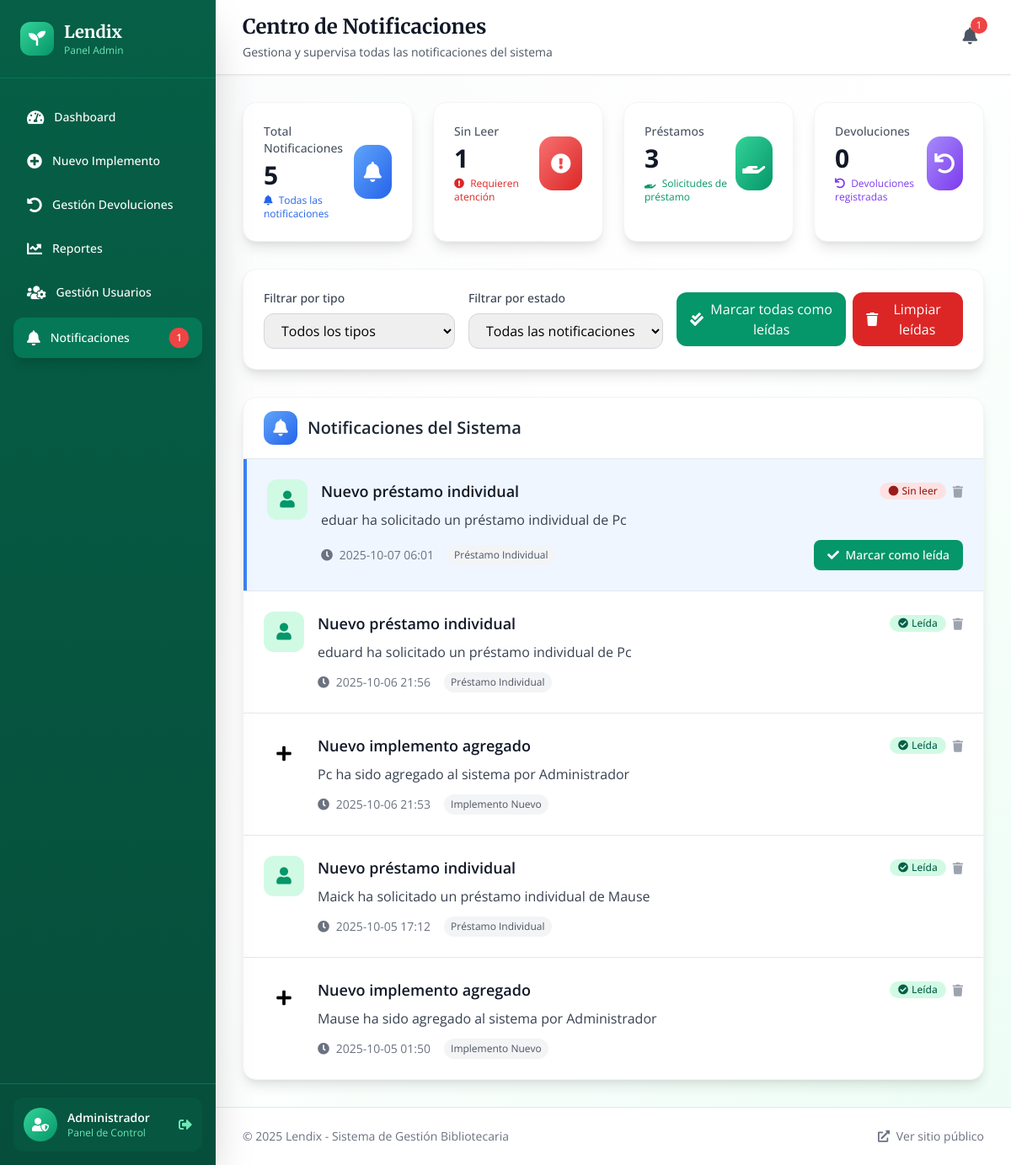
Page /admin/notificaciones (signed in) on the earlier database version.
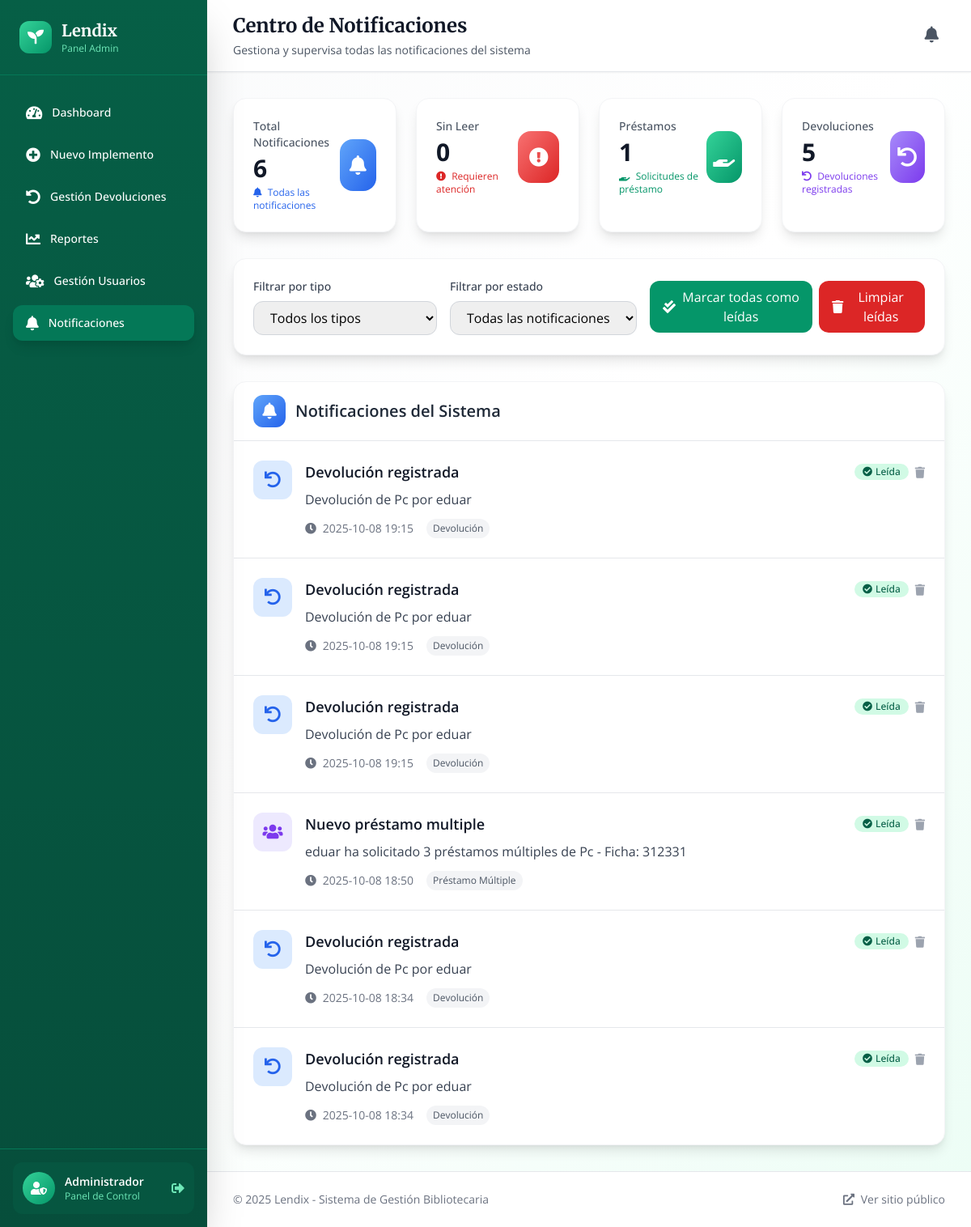
Same page on the later database version.
### tables this page shows
CREATE TABLE notificaciones (
                id INTEGER PRIMARY KEY AUTOINCREMENT,
                tipo TEXT NOT NULL CHECK(tipo IN ('prestamo_individual', 'prestamo_multiple', 'devolucion', 'implemento_nuevo')),
                titulo TEXT NOT NULL,
                mensaje TEXT NOT NULL,
                fk_usuario INTEGER,
                fk_prestamo INTEGER,
                leida BOOLEAN DEFAULT 0,
                fecha_creacion TIMESTAMP DEFAULT CURRENT_TIMESTAMP,
                FOREIGN KEY (fk_usuario) REFERENCES usuarios(id),
                FOREIGN KEY (fk_prestamo) REFERENCES prestamos(id)
            );

### routes/admin.py (the view)
@admin_bp.route('/notificaciones')
@login_required
def notificaciones():
    if not is_admin():
        flash('No tienes permisos para acceder a esta página', 'error')
        return redirect('/')
    conn = get_db_connection()
    try:
        notificaciones = conn.execute('''
            SELECT n.*, u.nombre as usuario_nombre
            FROM notificaciones n
            LEFT JOIN usuarios u ON n.fk_usuario = u.id
            ORDER BY n.fecha_creacion DESC
            LIMIT 50
        ''').fetchall()
        conn.close()
        return render_template('admin/notificaciones.html', notificaciones=notificaciones)
    except Exception as e:
        flash(f'Error al cargar notificaciones: {str(e)}', 'error')
        conn.close()
        return redirect('/admin')

### app.py (called while the page is built)
@app.context_processor
def inject_user():
    return dict(
        current_user={
            'id': session.get('user_id'),
            'nombre': session.get('user_nombre'),
            'email': session.get('user_email'),
            'rol': session.get('rol'),
            'is_authenticated': 'user_id' in session
        }
    )

### routes/admin.py (called while the page is built)
def is_admin():
    return session.get('user_email') == 'Eduard@gmail.com' or session.get('rol') == 'admin'

### routes/login.py (called while the page is built)
def login_required(view):
    from functools import wraps
    @wraps(view)
    def wrapped_view(*args, **kwargs):
        if 'user_id' not in session:
            flash('Por favor, inicie sesión para acceder a esta página', 'error')
            return redirect(url_for('login.login'))
        return view(*args, **kwargs)
    return wrapped_view

### utils/db.py (called while the page is built)
def get_db_connection():
    conn = sqlite3.connect('models/database.db')
    conn.row_factory = sqlite3.Row
    return conn

### templates/admin/notificaciones.html (shortened to what the changed rows need)
{% extends "admin/base_admin.html" %}
{% block page_title %}Centro de Notificaciones{% endblock %}
{% block content %}
<div class="grid grid-cols-1 md:grid-cols-2 lg:grid-cols-4 gap-6 mb-8">
    <div class="card-hover bg-white p-6 rounded-2xl shadow-lg border border-gray-100 animate-fade-in-up">
        <div class="flex items-center justify-between">
            <div>
                <p class="text-sm font-medium text-gray-600 mb-1">Total Notificaciones</p>
                <p class="text-3xl font-bold text-gray-900">{{ notificaciones|length }}</p>
                <p class="text-xs text-blue-600 mt-1">
                    <i class="fas fa-bell mr-1"></i>
                    Todas las notificaciones
                </p>
            </div>
        </div>
    </div>
    <div class="card-hover bg-white p-6 rounded-2xl shadow-lg border border-gray-100 animate-fade-in-up" style="animation-delay: 0.1s">
        <div class="flex items-center justify-between">
            <div>
                <p class="text-sm font-medium text-gray-600 mb-1">Sin Leer</p>
                <p class="text-3xl font-bold text-gray-900">{{ notificaciones|selectattr('leida', 'eq', 0)|list|length }}</p>
                <p class="text-xs text-red-600 mt-1">
                    <i class="fas fa-exclamation-circle mr-1"></i>
                    Requieren atención
                </p>
            </div>
        </div>
    </div>
    <div class="card-hover bg-white p-6 rounded-2xl shadow-lg border border-gray-100 animate-fade-in-up" style="animation-delay: 0.2s">
        <div class="flex items-center justify-between">
            <div>
                <p class="text-sm font-medium text-gray-600 mb-1">Préstamos</p>
                <p class="text-3xl font-bold text-gray-900">{{ notificaciones|selectattr('tipo', 'in', ['prestamo_individual', 'prestamo_multiple'])|list|length }}</p>
                <p class="text-xs text-green-600 mt-1">
                    <i class="fas fa-hand-holding mr-1"></i>
                    Solicitudes de préstamo
                </p>
            </div>
        </div>
    </div>
    <div class="card-hover bg-white p-6 rounded-2xl shadow-lg border border-gray-100 animate-fade-in-up" style="animation-delay: 0.3s">
        <div class="flex items-center justify-between">
            <div>
                <p class="text-sm font-medium text-gray-600 mb-1">Devoluciones</p>
                <p class="text-3xl font-bold text-gray-900">{{ notificaciones|selectattr('tipo', 'eq', 'devolucion')|list|length }}</p>
                <p class="text-xs text-purple-600 mt-1">
                    <i class="fas fa-undo mr-1"></i>
                    Devoluciones registradas
                </p>
            </div>
        </div>
    </div>
</div>
<div class="card-hover bg-white rounded-2xl shadow-lg border border-gray-100 overflow-hidden animate-fade-in-up">
    <div class="px-6 py-4 border-b border-gray-200">
        <h2 class="text-xl font-semibold text-gray-800 flex items-center">
            <div class="w-10 h-10 bg-gradient-to-br from-blue-400 to-blue-600 rounded-xl flex items-center justify-center mr-3">
                <i class="fas fa-bell text-white"></i>
            </div>
            Notificaciones del Sistema
        </h2>
    </div>
    <div class="divide-y divide-gray-200">
        {% if notificaciones %}
            {% for notificacion in notificaciones %}
            <div class="p-6 hover:bg-gray-50 transition-colors notification-item {% if notificacion.leida == 0 %}bg-blue-50 border-l-4 border-blue-500{% endif %}"
                 data-tipo="{{ notificacion.tipo }}" data-estado="{% if notificacion.leida == 0 %}sin_leer{% else %}leidas{% endif %}">
                <div class="flex items-start space-x-4">
                    <div class="flex-shrink-0">
                        <div class="w-12 h-12 rounded-xl flex items-center justify-center
                            {% if notificacion.tipo == 'prestamo_individual' %}bg-green-100 text-green-600
                            {% elif notificacion.tipo == 'prestamo_multiple' %}bg-purple-100 text-purple-600
                            {% elif notificacion.tipo == 'devolucion' %}bg-blue-100 text-blue-600
                            {% elif notificacion.tipo == 'implemento_nuevo' %}bg-orange-100 text-orange-600
                            {% elif notificacion.tipo == 'usuario_nuevo' %}bg-yellow-100 text-yellow-600
                            {% else %}bg-gray-100 text-gray-600{% endif %}">
                            {% if notificacion.tipo == 'prestamo_individual' %}
                                <i class="fas fa-user text-xl"></i>
                            {% elif notificacion.tipo == 'prestamo_multiple' %}
                                <i class="fas fa-users text-xl"></i>
                            {% elif notificacion.tipo == 'devolucion' %}
                                <i class="fas fa-undo text-xl"></i>
                            {% elif notificacion.tipo == 'implemento_nuevo' %}
                                <i class="fas fa-plus text-xl"></i>
                            {% elif notificacion.tipo == 'usuario_nuevo' %}
                                <i class="fas fa-user-plus text-xl"></i>
                            {% else %}
                                <i class="fas fa-info-circle text-xl"></i>
                            {% endif %}
                        </div>
                    </div>
                    <div class="flex-1 min-w-0">
                        <div class="flex items-center justify-between mb-2">
                            <h3 class="text-lg font-semibold text-gray-900">{{ notificacion.titulo }}</h3>
                            <div class="flex items-center space-x-2">
                                {% if notificacion.leida == 0 %}
                                    <span class="inline-flex items-center px-2.5 py-0.5 rounded-full text-xs font-medium bg-red-100 text-red-800">
                                        <i class="fas fa-circle mr-1 text-xs"></i>
                                        Sin leer
                                    </span>
                                {% else %}
                                    <span class="inline-flex items-center px-2.5 py-0.5 rounded-full text-xs font-medium bg-green-100 text-green-800">
                                        <i class="fas fa-check-circle mr-1 text-xs"></i>
                                        Leída
                                    </span>
                                {% endif %}
                                <button onclick="eliminarNotificacion('{{ notificacion.id }}')"
                                        class="text-gray-400 hover:text-red-500 transition-colors"
                                        title="Eliminar notificación">
                                    <i class="fas fa-trash text-sm"></i>
                                </button>
                            </div>
                        </div>
                        <p class="text-gray-700 mb-3">{{ notificacion.mensaje }}</p>
                        <div class="flex items-center justify-between">
                            <div class="flex items-center space-x-4 text-sm text-gray-500">
                                <span>
                                    <i class="fas fa-clock mr-1"></i>
                                    {{ notificacion.fecha_creacion[:16] }}
                                </span>
                                <span class="px-2 py-1 bg-gray-100 text-gray-600 rounded-full text-xs">
                                    {% if notificacion.tipo == 'prestamo_individual' %}
                                        Préstamo Individual
                                    {% elif notificacion.tipo == 'prestamo_multiple' %}
                                        Préstamo Múltiple
                                    {% elif notificacion.tipo == 'devolucion' %}
                                        Devolución
                                    {% elif notificacion.tipo == 'implemento_nuevo' %}
                                        Implemento Nuevo
                                    {% elif notificacion.tipo == 'usuario_nuevo' %}
                                        Usuario Nuevo
                                    {% else %}
                                        General
                                    {% endif %}
                                </span>
                            </div>
                            {% if notificacion.leida == 0 %}
                                <button onclick="marcarComoLeida('{{ notificacion.id }}')"
                                        class="px-4 py-2 bg-green-600 text-white rounded-lg hover:bg-green-700 transition-colors text-sm font-medium">
                                    <i class="fas fa-check mr-1"></i>
                                    Marcar como leída
                                </button>
                            {% endif %}
                        </div>
                    </div>
                </div>
            </div>
            {% endfor %}
        {% endif %}
    </div>
</div>
{% endblock %}

Differences in the rows shown:
removed notificaciones: titulo "Nuevo préstamo individual", leida False (drawn), mensaje "eduar ha solicitado un préstamo individual de Pc", fecha_creacion "2025-10-07 06:01", shows "Préstamo Individual"
removed notificaciones: titulo "Nuevo préstamo individual", leida True (drawn), mensaje "eduard ha solicitado un préstamo individual de Pc", fecha_creacion "2025-10-06 21:56", shows "Préstamo Individual"
removed notificaciones: tipo "implemento_nuevo" (drawn), titulo "Nuevo implemento agregado", leida True (drawn), mensaje "Pc ha sido agregado al sistema por Administrador", fecha_creacion "2025-10-06 21:53"
removed notificaciones: titulo "Nuevo préstamo individual", leida True (drawn), mensaje "Maick ha solicitado un préstamo individual de Mause", fecha_creacion "2025-10-05 17:12", shows "Préstamo Individual"
removed notificaciones: tipo "implemento_nuevo" (drawn), titulo "Nuevo implemento agregado", leida True (drawn), mensaje "Mause ha sido agregado al sistema por Administrador", fecha_creacion "2025-10-05 01:50"
added notificaciones: tipo "devolucion" (drawn), titulo "Devolución registrada", leida True (drawn), mensaje "Devolución de Pc por eduar", fecha_creacion "2025-10-08 19:15"
added notificaciones: tipo "devolucion" (drawn), titulo "Devolución registrada", leida True (drawn), mensaje "Devolución de Pc por eduar", fecha_creacion "2025-10-08 19:15"
added notificaciones: tipo "devolucion" (drawn), titulo "Devolución registrada", leida True (drawn), mensaje "Devolución de Pc por eduar", fecha_creacion "2025-10-08 19:15"
added notificaciones: titulo "Nuevo préstamo multiple", leida True (drawn), mensaje "eduar ha solicitado 3 préstamos múltiples de Pc - Ficha: 312331", fecha_creacion "2025-10-08 18:50", shows "Préstamo Múltiple"
added notificaciones: tipo "devolucion" (drawn), titulo "Devolución registrada", leida True (drawn), mensaje "Devolución de Pc por eduar", fecha_creacion "2025-10-08 18:34"
added notificaciones: tipo "devolucion" (drawn), titulo "Devolución registrada", leida True (drawn), mensaje "Devolución de Pc por eduar", fecha_creacion "2025-10-08 18:34"
Other differences:
{{ notificaciones|length }}: "5" → "6"
{{ notificaciones|selectattr('leida', 'eq', 0)|list|length }}: "1" → "0"
{{ notificaciones|selectattr('tipo', 'eq', 'devolucion')|list|length }}: "0" → "5"
{{ notificaciones_no_leidas }}: "1" → (not shown)
text no longer shown: "3"
text now shown: "1"
